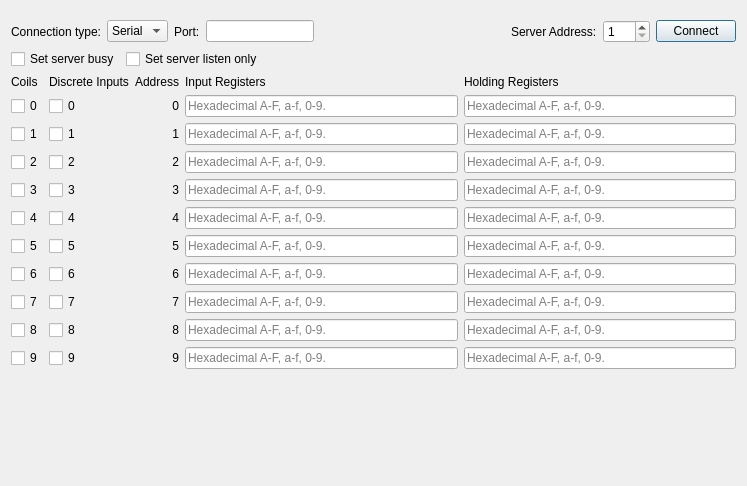
<?xml version="1.0" encoding="UTF-8"?>
<ui version="4.0">
 <class>MainBox</class>
 <widget class="QWidget" name="MainBox">
  <property name="geometry">
   <rect>
    <x>0</x>
    <y>0</y>
    <width>747</width>
    <height>486</height>
   </rect>
  </property>
  <property name="windowTitle">
   <string>Modbus Server Example</string>
  </property>
  <layout class="QVBoxLayout" name="verticalLayout_2">
   <item>
    <layout class="QVBoxLayout" name="verticalLayout">
     <property name="topMargin">
      <number>9</number>
     </property>
     <property name="bottomMargin">
      <number>0</number>
     </property>
     <item>
      <layout class="QGridLayout" name="gridLayout">
       <item row="0" column="5">
        <widget class="QLabel" name="label_27">
         <property name="sizePolicy">
          <sizepolicy hsizetype="Maximum" vsizetype="Preferred">
           <horstretch>0</horstretch>
           <verstretch>0</verstretch>
          </sizepolicy>
         </property>
         <property name="text">
          <string>Server Address:</string>
         </property>
        </widget>
       </item>
       <item row="0" column="7">
        <widget class="QPushButton" name="connectButton">
         <property name="sizePolicy">
          <sizepolicy hsizetype="Maximum" vsizetype="Fixed">
           <horstretch>0</horstretch>
           <verstretch>0</verstretch>
          </sizepolicy>
         </property>
         <property name="text">
          <string>Connect</string>
         </property>
         <property name="checkable">
          <bool>false</bool>
         </property>
         <property name="autoDefault">
          <bool>false</bool>
         </property>
         <property name="default">
          <bool>true</bool>
         </property>
        </widget>
       </item>
       <item row="0" column="6">
        <widget class="QSpinBox" name="serverEdit">
         <property name="sizePolicy">
          <sizepolicy hsizetype="Maximum" vsizetype="Fixed">
           <horstretch>0</horstretch>
           <verstretch>0</verstretch>
          </sizepolicy>
         </property>
         <property name="minimum">
          <number>1</number>
         </property>
         <property name="maximum">
          <number>247</number>
         </property>
        </widget>
       </item>
       <item row="0" column="4">
        <spacer name="horizontalSpacer">
         <property name="orientation">
          <enum>Qt::Horizontal</enum>
         </property>
         <property name="sizeHint" stdset="0">
          <size>
           <width>40</width>
           <height>20</height>
          </size>
         </property>
        </spacer>
       </item>
       <item row="0" column="1">
        <widget class="QComboBox" name="connectType">
         <item>
          <property name="text">
           <string>Serial</string>
          </property>
         </item>
         <item>
          <property name="text">
           <string>TCP</string>
          </property>
         </item>
        </widget>
       </item>
       <item row="0" column="2">
        <widget class="QLabel" name="label_2">
         <property name="sizePolicy">
          <sizepolicy hsizetype="Maximum" vsizetype="Preferred">
           <horstretch>0</horstretch>
           <verstretch>0</verstretch>
          </sizepolicy>
         </property>
         <property name="text">
          <string>Port:</string>
         </property>
        </widget>
       </item>
       <item row="0" column="0">
        <widget class="QLabel" name="label">
         <property name="text">
          <string>Connection type:</string>
         </property>
        </widget>
       </item>
       <item row="0" column="3">
        <widget class="QLineEdit" name="portEdit">
         <property name="sizePolicy">
          <sizepolicy hsizetype="Preferred" vsizetype="Fixed">
           <horstretch>0</horstretch>
           <verstretch>0</verstretch>
          </sizepolicy>
         </property>
        </widget>
       </item>
      </layout>
     </item>
     <item>
      <layout class="QHBoxLayout" name="horizontalLayout">
       <item>
        <widget class="QCheckBox" name="setBusyBox">
         <property name="text">
          <string>Set server busy</string>
         </property>
        </widget>
       </item>
       <item>
        <widget class="QCheckBox" name="listenOnlyBox">
         <property name="text">
          <string>Set server listen only</string>
         </property>
        </widget>
       </item>
       <item>
        <spacer name="horizontalSpacer_2">
         <property name="orientation">
          <enum>Qt::Horizontal</enum>
         </property>
         <property name="sizeHint" stdset="0">
          <size>
           <width>40</width>
           <height>20</height>
          </size>
         </property>
        </spacer>
       </item>
      </layout>
     </item>
     <item>
      <spacer name="verticalSpacer">
       <property name="orientation">
        <enum>Qt::Vertical</enum>
       </property>
       <property name="sizeType">
        <enum>QSizePolicy::Maximum</enum>
       </property>
       <property name="sizeHint" stdset="0">
        <size>
         <width>20</width>
         <height>0</height>
        </size>
       </property>
      </spacer>
     </item>
     <item>
      <layout class="QGridLayout" name="gridLayout_2">
       <item row="3" column="1">
        <widget class="QCheckBox" name="disc_2">
         <property name="text">
          <string>2</string>
         </property>
        </widget>
       </item>
       <item row="3" column="2">
        <widget class="QLabel" name="label_23">
         <property name="text">
          <string>2</string>
         </property>
         <property name="alignment">
          <set>Qt::AlignRight|Qt::AlignTrailing|Qt::AlignVCenter</set>
         </property>
        </widget>
       </item>
       <item row="3" column="4">
        <widget class="QLineEdit" name="holdReg_2">
         <property name="maxLength">
          <number>32767</number>
         </property>
         <property name="placeholderText">
          <string>Hexadecimal A-F, a-f, 0-9.</string>
         </property>
        </widget>
       </item>
       <item row="4" column="0">
        <widget class="QCheckBox" name="coils_3">
         <property name="sizePolicy">
          <sizepolicy hsizetype="Maximum" vsizetype="Fixed">
           <horstretch>0</horstretch>
           <verstretch>0</verstretch>
          </sizepolicy>
         </property>
         <property name="text">
          <string>3</string>
         </property>
        </widget>
       </item>
       <item row="3" column="3">
        <widget class="QLineEdit" name="inReg_2">
         <property name="maxLength">
          <number>32767</number>
         </property>
         <property name="placeholderText">
          <string>Hexadecimal A-F, a-f, 0-9.</string>
         </property>
        </widget>
       </item>
       <item row="4" column="1">
        <widget class="QCheckBox" name="disc_3">
         <property name="text">
          <string>3</string>
         </property>
        </widget>
       </item>
       <item row="4" column="2">
        <widget class="QLabel" name="label_11">
         <property name="text">
          <string>3</string>
         </property>
         <property name="alignment">
          <set>Qt::AlignRight|Qt::AlignTrailing|Qt::AlignVCenter</set>
         </property>
        </widget>
       </item>
       <item row="4" column="3">
        <widget class="QLineEdit" name="inReg_3">
         <property name="maxLength">
          <number>32767</number>
         </property>
         <property name="placeholderText">
          <string>Hexadecimal A-F, a-f, 0-9.</string>
         </property>
        </widget>
       </item>
       <item row="5" column="0">
        <widget class="QCheckBox" name="coils_4">
         <property name="sizePolicy">
          <sizepolicy hsizetype="Maximum" vsizetype="Fixed">
           <horstretch>0</horstretch>
           <verstretch>0</verstretch>
          </sizepolicy>
         </property>
         <property name="text">
          <string>4</string>
         </property>
        </widget>
       </item>
       <item row="4" column="4">
        <widget class="QLineEdit" name="holdReg_3">
         <property name="maxLength">
          <number>32767</number>
         </property>
         <property name="placeholderText">
          <string>Hexadecimal A-F, a-f, 0-9.</string>
         </property>
        </widget>
       </item>
       <item row="5" column="1">
        <widget class="QCheckBox" name="disc_4">
         <property name="text">
          <string>4</string>
         </property>
        </widget>
       </item>
       <item row="5" column="2">
        <widget class="QLabel" name="label_8">
         <property name="text">
          <string>4</string>
         </property>
         <property name="alignment">
          <set>Qt::AlignRight|Qt::AlignTrailing|Qt::AlignVCenter</set>
         </property>
        </widget>
       </item>
       <item row="5" column="3">
        <widget class="QLineEdit" name="inReg_4">
         <property name="maxLength">
          <number>32767</number>
         </property>
         <property name="placeholderText">
          <string>Hexadecimal A-F, a-f, 0-9.</string>
         </property>
        </widget>
       </item>
       <item row="5" column="4">
        <widget class="QLineEdit" name="holdReg_4">
         <property name="maxLength">
          <number>32767</number>
         </property>
         <property name="placeholderText">
          <string>Hexadecimal A-F, a-f, 0-9.</string>
         </property>
        </widget>
       </item>
       <item row="6" column="0">
        <widget class="QCheckBox" name="coils_5">
         <property name="sizePolicy">
          <sizepolicy hsizetype="Maximum" vsizetype="Fixed">
           <horstretch>0</horstretch>
           <verstretch>0</verstretch>
          </sizepolicy>
         </property>
         <property name="text">
          <string>5</string>
         </property>
        </widget>
       </item>
       <item row="6" column="3">
        <widget class="QLineEdit" name="inReg_5">
         <property name="maxLength">
          <number>32767</number>
         </property>
         <property name="placeholderText">
          <string>Hexadecimal A-F, a-f, 0-9.</string>
         </property>
        </widget>
       </item>
       <item row="6" column="1">
        <widget class="QCheckBox" name="disc_5">
         <property name="text">
          <string>5</string>
         </property>
        </widget>
       </item>
       <item row="6" column="2">
        <widget class="QLabel" name="label_12">
         <property name="text">
          <string>5</string>
         </property>
         <property name="alignment">
          <set>Qt::AlignRight|Qt::AlignTrailing|Qt::AlignVCenter</set>
         </property>
        </widget>
       </item>
       <item row="6" column="4">
        <widget class="QLineEdit" name="holdReg_5">
         <property name="maxLength">
          <number>32767</number>
         </property>
         <property name="placeholderText">
          <string>Hexadecimal A-F, a-f, 0-9.</string>
         </property>
        </widget>
       </item>
       <item row="7" column="0">
        <widget class="QCheckBox" name="coils_6">
         <property name="sizePolicy">
          <sizepolicy hsizetype="Maximum" vsizetype="Fixed">
           <horstretch>0</horstretch>
           <verstretch>0</verstretch>
          </sizepolicy>
         </property>
         <property name="text">
          <string>6</string>
         </property>
        </widget>
       </item>
       <item row="1" column="4">
        <widget class="QLineEdit" name="holdReg_0">
         <property name="maxLength">
          <number>32767</number>
         </property>
         <property name="placeholderText">
          <string>Hexadecimal A-F, a-f, 0-9.</string>
         </property>
        </widget>
       </item>
       <item row="2" column="0">
        <widget class="QCheckBox" name="coils_1">
         <property name="sizePolicy">
          <sizepolicy hsizetype="Maximum" vsizetype="Fixed">
           <horstretch>0</horstretch>
           <verstretch>0</verstretch>
          </sizepolicy>
         </property>
         <property name="text">
          <string>1</string>
         </property>
        </widget>
       </item>
       <item row="2" column="1">
        <widget class="QCheckBox" name="disc_1">
         <property name="text">
          <string>1</string>
         </property>
        </widget>
       </item>
       <item row="2" column="2">
        <widget class="QLabel" name="label_22">
         <property name="text">
          <string>1</string>
         </property>
         <property name="alignment">
          <set>Qt::AlignRight|Qt::AlignTrailing|Qt::AlignVCenter</set>
         </property>
        </widget>
       </item>
       <item row="2" column="3">
        <widget class="QLineEdit" name="inReg_1">
         <property name="maxLength">
          <number>32767</number>
         </property>
         <property name="placeholderText">
          <string>Hexadecimal A-F, a-f, 0-9.</string>
         </property>
        </widget>
       </item>
       <item row="2" column="4">
        <widget class="QLineEdit" name="holdReg_1">
         <property name="maxLength">
          <number>32767</number>
         </property>
         <property name="placeholderText">
          <string>Hexadecimal A-F, a-f, 0-9.</string>
         </property>
        </widget>
       </item>
       <item row="3" column="0">
        <widget class="QCheckBox" name="coils_2">
         <property name="sizePolicy">
          <sizepolicy hsizetype="Maximum" vsizetype="Fixed">
           <horstretch>0</horstretch>
           <verstretch>0</verstretch>
          </sizepolicy>
         </property>
         <property name="text">
          <string>2</string>
         </property>
        </widget>
       </item>
       <item row="10" column="3">
        <widget class="QLineEdit" name="inReg_9">
         <property name="maxLength">
          <number>32767</number>
         </property>
         <property name="placeholderText">
          <string>Hexadecimal A-F, a-f, 0-9.</string>
         </property>
        </widget>
       </item>
       <item row="10" column="2">
        <widget class="QLabel" name="label_16">
         <property name="text">
          <string>9</string>
         </property>
         <property name="alignment">
          <set>Qt::AlignRight|Qt::AlignTrailing|Qt::AlignVCenter</set>
         </property>
        </widget>
       </item>
       <item row="10" column="1">
        <widget class="QCheckBox" name="disc_9">
         <property name="text">
          <string>9</string>
         </property>
        </widget>
       </item>
       <item row="10" column="4">
        <widget class="QLineEdit" name="holdReg_9">
         <property name="maxLength">
          <number>32767</number>
         </property>
         <property name="placeholderText">
          <string>Hexadecimal A-F, a-f, 0-9.</string>
         </property>
        </widget>
       </item>
       <item row="7" column="3">
        <widget class="QLineEdit" name="inReg_6">
         <property name="maxLength">
          <number>32767</number>
         </property>
         <property name="placeholderText">
          <string>Hexadecimal A-F, a-f, 0-9.</string>
         </property>
        </widget>
       </item>
       <item row="7" column="1">
        <widget class="QCheckBox" name="disc_6">
         <property name="text">
          <string>6</string>
         </property>
        </widget>
       </item>
       <item row="7" column="4">
        <widget class="QLineEdit" name="holdReg_6">
         <property name="maxLength">
          <number>32767</number>
         </property>
         <property name="placeholderText">
          <string>Hexadecimal A-F, a-f, 0-9.</string>
         </property>
        </widget>
       </item>
       <item row="8" column="0">
        <widget class="QCheckBox" name="coils_7">
         <property name="sizePolicy">
          <sizepolicy hsizetype="Maximum" vsizetype="Fixed">
           <horstretch>0</horstretch>
           <verstretch>0</verstretch>
          </sizepolicy>
         </property>
         <property name="text">
          <string>7</string>
         </property>
        </widget>
       </item>
       <item row="7" column="2">
        <widget class="QLabel" name="label_13">
         <property name="text">
          <string>6</string>
         </property>
         <property name="alignment">
          <set>Qt::AlignRight|Qt::AlignTrailing|Qt::AlignVCenter</set>
         </property>
        </widget>
       </item>
       <item row="8" column="1">
        <widget class="QCheckBox" name="disc_7">
         <property name="text">
          <string>7</string>
         </property>
        </widget>
       </item>
       <item row="8" column="3">
        <widget class="QLineEdit" name="inReg_7">
         <property name="maxLength">
          <number>32767</number>
         </property>
         <property name="placeholderText">
          <string>Hexadecimal A-F, a-f, 0-9.</string>
         </property>
        </widget>
       </item>
       <item row="8" column="2">
        <widget class="QLabel" name="label_14">
         <property name="text">
          <string>7</string>
         </property>
         <property name="alignment">
          <set>Qt::AlignRight|Qt::AlignTrailing|Qt::AlignVCenter</set>
         </property>
        </widget>
       </item>
       <item row="8" column="4">
        <widget class="QLineEdit" name="holdReg_7">
         <property name="maxLength">
          <number>32767</number>
         </property>
         <property name="placeholderText">
          <string>Hexadecimal A-F, a-f, 0-9.</string>
         </property>
        </widget>
       </item>
       <item row="9" column="0">
        <widget class="QCheckBox" name="coils_8">
         <property name="sizePolicy">
          <sizepolicy hsizetype="Maximum" vsizetype="Fixed">
           <horstretch>0</horstretch>
           <verstretch>0</verstretch>
          </sizepolicy>
         </property>
         <property name="text">
          <string>8</string>
         </property>
        </widget>
       </item>
       <item row="9" column="1">
        <widget class="QCheckBox" name="disc_8">
         <property name="text">
          <string>8</string>
         </property>
        </widget>
       </item>
       <item row="9" column="2">
        <widget class="QLabel" name="label_15">
         <property name="text">
          <string>8</string>
         </property>
         <property name="alignment">
          <set>Qt::AlignRight|Qt::AlignTrailing|Qt::AlignVCenter</set>
         </property>
        </widget>
       </item>
       <item row="9" column="3">
        <widget class="QLineEdit" name="inReg_8">
         <property name="maxLength">
          <number>32767</number>
         </property>
         <property name="placeholderText">
          <string>Hexadecimal A-F, a-f, 0-9.</string>
         </property>
        </widget>
       </item>
       <item row="10" column="0">
        <widget class="QCheckBox" name="coils_9">
         <property name="sizePolicy">
          <sizepolicy hsizetype="Maximum" vsizetype="Fixed">
           <horstretch>0</horstretch>
           <verstretch>0</verstretch>
          </sizepolicy>
         </property>
         <property name="text">
          <string>9</string>
         </property>
        </widget>
       </item>
       <item row="9" column="4">
        <widget class="QLineEdit" name="holdReg_8">
         <property name="maxLength">
          <number>32767</number>
         </property>
         <property name="placeholderText">
          <string>Hexadecimal A-F, a-f, 0-9.</string>
         </property>
        </widget>
       </item>
       <item row="0" column="1">
        <widget class="QLabel" name="discreteInputs">
         <property name="text">
          <string>Discrete Inputs</string>
         </property>
        </widget>
       </item>
       <item row="0" column="3">
        <widget class="QLabel" name="inputRegisters">
         <property name="text">
          <string>Input Registers</string>
         </property>
        </widget>
       </item>
       <item row="0" column="0">
        <widget class="QLabel" name="coils">
         <property name="sizePolicy">
          <sizepolicy hsizetype="Maximum" vsizetype="Preferred">
           <horstretch>0</horstretch>
           <verstretch>0</verstretch>
          </sizepolicy>
         </property>
         <property name="text">
          <string>Coils</string>
         </property>
        </widget>
       </item>
       <item row="0" column="2">
        <widget class="QLabel" name="address">
         <property name="text">
          <string>Address</string>
         </property>
         <property name="alignment">
          <set>Qt::AlignRight|Qt::AlignTrailing|Qt::AlignVCenter</set>
         </property>
        </widget>
       </item>
       <item row="0" column="4">
        <widget class="QLabel" name="holdingRegisters">
         <property name="text">
          <string>Holding Registers</string>
         </property>
        </widget>
       </item>
       <item row="1" column="0">
        <widget class="QCheckBox" name="coils_0">
         <property name="sizePolicy">
          <sizepolicy hsizetype="Maximum" vsizetype="Fixed">
           <horstretch>0</horstretch>
           <verstretch>0</verstretch>
          </sizepolicy>
         </property>
         <property name="text">
          <string>0</string>
         </property>
        </widget>
       </item>
       <item row="1" column="1">
        <widget class="QCheckBox" name="disc_0">
         <property name="text">
          <string>0</string>
         </property>
        </widget>
       </item>
       <item row="1" column="3">
        <widget class="QLineEdit" name="inReg_0">
         <property name="maxLength">
          <number>32767</number>
         </property>
         <property name="placeholderText">
          <string>Hexadecimal A-F, a-f, 0-9.</string>
         </property>
        </widget>
       </item>
       <item row="1" column="2">
        <widget class="QLabel" name="label_21">
         <property name="text">
          <string>0</string>
         </property>
         <property name="alignment">
          <set>Qt::AlignRight|Qt::AlignTrailing|Qt::AlignVCenter</set>
         </property>
        </widget>
       </item>
      </layout>
     </item>
     <item>
      <spacer name="verticalSpacer_2">
       <property name="orientation">
        <enum>Qt::Vertical</enum>
       </property>
       <property name="sizeType">
        <enum>QSizePolicy::MinimumExpanding</enum>
       </property>
       <property name="sizeHint" stdset="0">
        <size>
         <width>20</width>
         <height>0</height>
        </size>
       </property>
      </spacer>
     </item>
    </layout>
   </item>
  </layout>
  <action name="actionConnect">
   <property name="icon">
    <iconset resource="../../slave.qrc">
     <normaloff>:/images/connect.png</normaloff>:/images/connect.png</iconset>
   </property>
   <property name="text">
    <string>&amp;Connect</string>
   </property>
  </action>
  <action name="actionDisconnect">
   <property name="icon">
    <iconset resource="../../slave.qrc">
     <normaloff>:/images/disconnect.png</normaloff>:/images/disconnect.png</iconset>
   </property>
   <property name="text">
    <string>&amp;Disconnect</string>
   </property>
  </action>
  <action name="actionExit">
   <property name="icon">
    <iconset resource="../../slave.qrc">
     <normaloff>:/images/application-exit.png</normaloff>:/images/application-exit.png</iconset>
   </property>
   <property name="text">
    <string>&amp;Quit</string>
   </property>
  </action>
  <action name="actionOptions">
   <property name="icon">
    <iconset resource="../../slave.qrc">
     <normaloff>:/images/settings.png</normaloff>:/images/settings.png</iconset>
   </property>
   <property name="text">
    <string>&amp;Options</string>
   </property>
  </action>
 </widget>
 <layoutdefault spacing="6" margin="11"/>
 <tabstops>
  <tabstop>connectType</tabstop>
  <tabstop>portEdit</tabstop>
  <tabstop>serverEdit</tabstop>
  <tabstop>connectButton</tabstop>
  <tabstop>coils_0</tabstop>
  <tabstop>disc_0</tabstop>
  <tabstop>inReg_0</tabstop>
  <tabstop>holdReg_0</tabstop>
  <tabstop>coils_1</tabstop>
  <tabstop>disc_1</tabstop>
  <tabstop>inReg_1</tabstop>
  <tabstop>holdReg_1</tabstop>
  <tabstop>coils_2</tabstop>
  <tabstop>disc_2</tabstop>
  <tabstop>inReg_2</tabstop>
  <tabstop>holdReg_2</tabstop>
  <tabstop>coils_3</tabstop>
  <tabstop>disc_3</tabstop>
  <tabstop>inReg_3</tabstop>
  <tabstop>holdReg_3</tabstop>
  <tabstop>coils_4</tabstop>
  <tabstop>disc_4</tabstop>
  <tabstop>inReg_4</tabstop>
  <tabstop>holdReg_4</tabstop>
  <tabstop>coils_5</tabstop>
  <tabstop>disc_5</tabstop>
  <tabstop>inReg_5</tabstop>
  <tabstop>holdReg_5</tabstop>
  <tabstop>coils_6</tabstop>
  <tabstop>disc_6</tabstop>
  <tabstop>inReg_6</tabstop>
  <tabstop>holdReg_6</tabstop>
  <tabstop>coils_7</tabstop>
  <tabstop>disc_7</tabstop>
  <tabstop>inReg_7</tabstop>
  <tabstop>holdReg_7</tabstop>
  <tabstop>coils_8</tabstop>
  <tabstop>disc_8</tabstop>
  <tabstop>inReg_8</tabstop>
  <tabstop>holdReg_8</tabstop>
  <tabstop>coils_9</tabstop>
  <tabstop>disc_9</tabstop>
  <tabstop>inReg_9</tabstop>
  <tabstop>holdReg_9</tabstop>
 </tabstops>
 <resources>
  <include location="../../slave.qrc"/>
 </resources>
 <connections/>
</ui>
